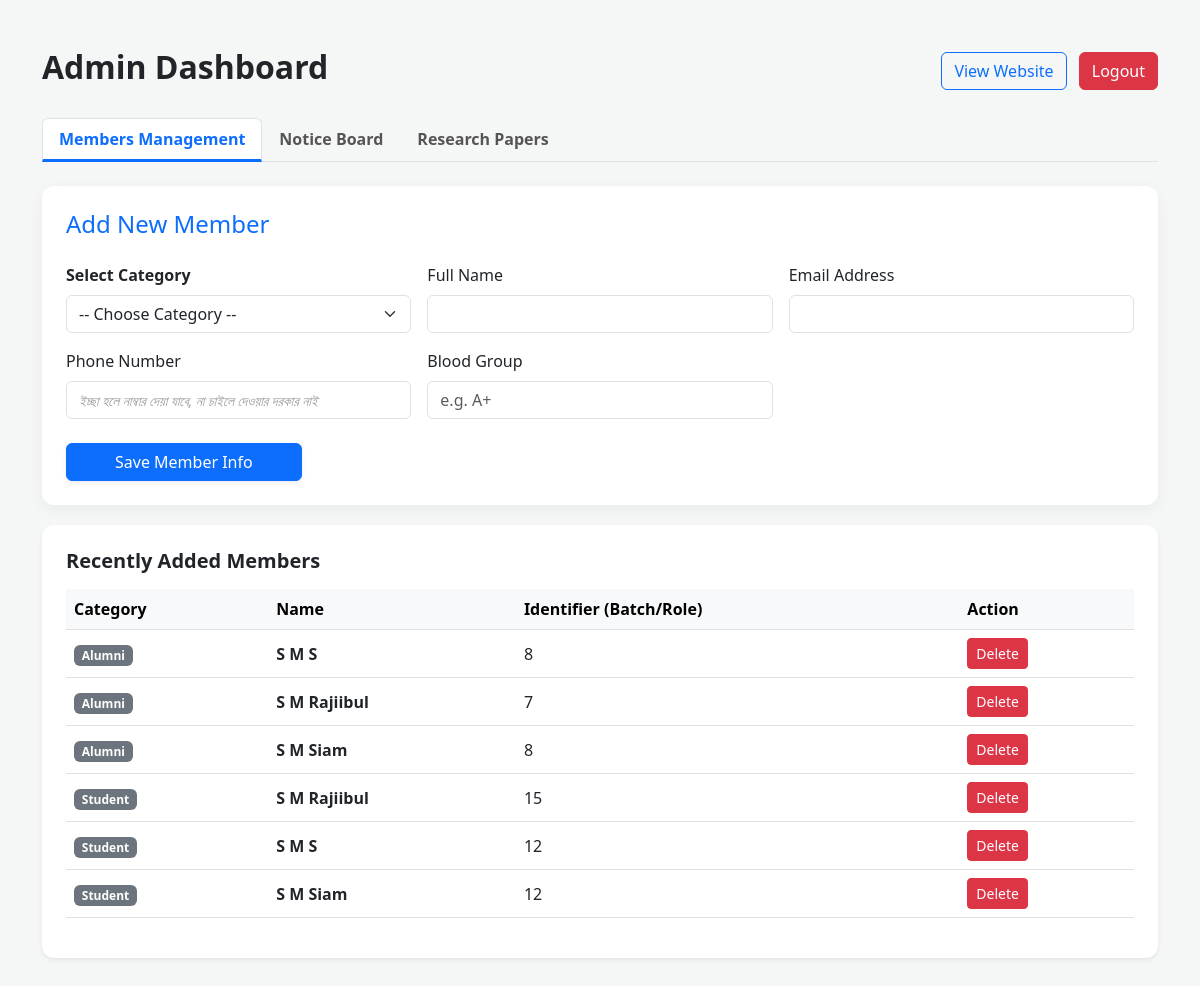
Page /admin (signed in) on the committed database.
### app.py (models this page shows)
class Member(db.Model):
    id = db.Column(db.Integer, primary_key=True)
    category = db.Column(db.String(50))
    name = db.Column(db.String(100))
    email = db.Column(db.String(100))
    phone = db.Column(db.String(20))
    blood_group = db.Column(db.String(10))
    designation = db.Column(db.String(100))
    field_interest = db.Column(db.String(200))
    position_work = db.Column(db.String(100))
    expertise = db.Column(db.String(200))
    student_id = db.Column(db.String(50), unique=True) # Unique ID Constraint
    reg_no = db.Column(db.String(50))
    batch = db.Column(db.String(20))
    area_interest = db.Column(db.String(200))
    research_links = db.Column(db.Text)

### app.py (the view)
@app.route('/admin')
def admin():
    if not session.get('logged_in'):
        return redirect(url_for('login'))
    members = Member.query.order_by(Member.id.desc()).all()
    notices = Notice.query.order_by(Notice.id.desc()).all()
    researches = Research.query.order_by(Research.id.desc()).all()
    return render_template('admin.html', members=members, notices=notices, researches=researches)

### templates/admin.html (shortened to what this page needs)
<!DOCTYPE html>
<html lang="en">
<head>
    <link href="https://cdn.jsdelivr.net/npm/bootstrap@5.3.0/dist/css/bootstrap.min.css" rel="stylesheet">
</head>
<body class="container py-5">
    <div class="d-flex justify-content-between align-items-center mb-4">
        <h2 class="fw-bold text-dark">Admin Dashboard</h2>
        <div>
            <a href="/" class="btn btn-outline-primary me-2">View Website</a>
            <a href="/logout" class="btn btn-danger">Logout</a>
        </div>
    </div>
    <ul class="nav nav-tabs mb-4" id="adminTab" role="tablist">
        <li class="nav-item">
            <button class="nav-link active" data-bs-toggle="tab" data-bs-target="#membersTab">Members Management</button>
        </li>
        <li class="nav-item">
            <button class="nav-link" data-bs-toggle="tab" data-bs-target="#noticeTab">Notice Board</button>
        </li>
        <li class="nav-item">
            <button class="nav-link" data-bs-toggle="tab" data-bs-target="#researchTab">Research Papers</button>
        </li>
    </ul>
    <div class="tab-content">
        <div class="tab-pane fade show active" id="membersTab">
            <div class="card p-4">
                <h4 class="mb-4 text-primary">Add New Member</h4>
                <form action="/add_member" method="POST">
                    <div class="row g-3">
                        <div class="col-md-4">
                            <label class="form-label fw-bold">Select Category</label>
                            <select name="category" id="categorySelect" class="form-select" onchange="updateMemberForm()" required>
                                <option value="">-- Choose Category --</option>
                            </select>
                        </div>
                        <div class="col-md-4"><label class="form-label">Full Name</label><input type="text" name="name" class="form-control" required></div>
                        <div class="col-md-4"><label class="form-label">Email Address</label><input type="email" name="email" class="form-control"></div>
                        <div class="col-md-4">
                            <label class="form-label">Phone Number</label>
                            <input type="text" name="phone" class="form-control placeholder-hint" placeholder="ইচ্ছা হলে নাম্বার দেয়া যাবে, না চাইলে দেওয়ার দরকার নাই">
                        </div>
                        <div class="col-md-4"><label class="form-label">Blood Group</label><input type="text" name="blood" class="form-control" placeholder="e.g. A+"></div>
                    </div>
                    <button type="submit" class="btn btn-primary mt-4 px-5 shadow-sm">Save Member Info</button>
                </form>
            </div>
            <div class="card p-4 shadow-sm">
                <h5 class="fw-bold mb-3">Recently Added Members</h5>
                <div class="table-responsive">
                    <table class="table table-hover align-middle">
                        <thead class="table-light"><tr><th>Category</th><th>Name</th><th>Identifier (Batch/Role)</th><th>Action</th></tr></thead>
                        <tbody>
                            {% for m in members %}
                            <tr>
                                <td><span class="badge bg-secondary">{{ m.category }}</span></td>
                                <td class="fw-bold">{{ m.name }}</td>
                                <td>{{ m.batch if m.batch else (m.designation if m.designation else 'N/A') }}</td>
                                <td>
                                    <a href="/delete_member/{{ m.id }}" class="btn btn-sm btn-danger" onclick="return confirm('Are you sure you want to delete this member?')">Delete</a>
                                </td>
                            </tr>
                            {% endfor %}
                        </tbody>
                    </table>
                </div>
            </div>
        </div>
    </div>
</body>
</html>

### templates/admin.html (style rules this page uses)
body { background-color: #f4f7f6; font-family: 'Segoe UI', sans-serif; }
.card { border: none; border-radius: 12px; box-shadow: 0 4px 15px rgba(0,0,0,0.05); margin-bottom: 20px; }
.nav-tabs .nav-link { font-weight: bold; color: #555; }
.nav-tabs .nav-link.active { color: #0d6efd; border-bottom: 3px solid #0d6efd; }
.placeholder-hint::placeholder { font-size: 0.85rem; color: #999; font-style: italic; }

### rows in the picture
Member: category "Alumni", name "S M S", batch "8"
Member: category "Alumni", name "S M Rajiibul", batch "7"
Member: category "Alumni", name "S M Siam", batch "8"
Member: category "Student", name "S M Rajiibul", batch "15"
Member: category "Student", name "S M S", batch "12"
Member: category "Student", name "S M Siam", batch "12"
